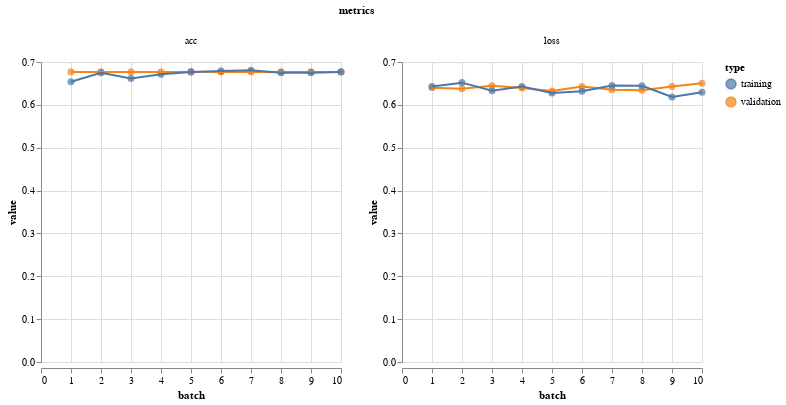

Notebook source saved alongside this figure:
### Code cell
vis.metrics(cnn_metrics)

### Figure 1 — Vega-Lite specification as saved in the notebook (floating-point values rounded to 4 significant figures)
{"$schema": "https://vega.github.io/schema/vega-lite/v2.4.3.json", "config": {"view": {"height": 300, "width": 400}}, "data": {"values": [{"batch": 1, "metrics": "loss", "type": "validation", "value": 0.6398}, {"batch": 2, "metrics": "loss", "type": "validation", "value": 0.6375}, {"batch": 3, "metrics": "loss", "type": "validation", "value": 0.6445}, {"batch": 4, "metrics": "loss", "type": "validation", "value": 0.6392}, {"batch": 5, "metrics": "loss", "type": "validation", "value": 0.6321}, {"batch": 6, "metrics": "loss", "type": "validation", "value": 0.6429}, {"batch": 7, "metrics": "loss", "type": "validation", "value": 0.6355}, {"batch": 8, "metrics": "loss", "type": "validation", "value": 0.6342}, {"batch": 9, "metrics": "loss", "type": "validation", "value": 0.6426}, {"batch": 10, "metrics": "loss", "type": "validation", "value": 0.6506}, {"batch": 1, "metrics": "acc", "type": "validation", "value": 0.6769}, {"batch": 2, "metrics": "acc", "type": "validation", "value": 0.6769}, {"batch": 3, "metrics": "acc", "type": "validation", "value": 0.6769}, {"batch": 4, "metrics": "acc", "type": "validation", "value": 0.6769}, {"batch": 5, "metrics": "acc", "type": "validation", "value": 0.6769}, {"batch": 6, "metrics": "acc", "type": "validation", "value": 0.6769}, {"batch": 7, "metrics": "acc", "type": "validation", "value": 0.6769}, {"batch": 8, "metrics": "acc", "type": "validation", "value": 0.6769}, {"batch": 9, "metrics": "acc", "type": "validation", "value": 0.6769}, {"batch": 10, "metrics": "acc", "type": "validation", "value": 0.6769}, {"batch": 1, "metrics": "loss", "type": "training", "value": 0.643}, {"batch": 2, "metrics": "loss", "type": "training", "value": 0.6518}, {"batch": 3, "metrics": "loss", "type": "training", "value": 0.6327}, {"batch": 4, "metrics": "loss", "type": "training", "value": 0.6428}, {"batch": 5, "metrics": "loss", "type": "training", "value": 0.6275}, {"batch": 6, "metrics": "loss", "type": "training", "value": 0.6316}, {"batch": 7, "metrics": "loss", "type": "training", "value": 0.6452}, {"batch": 8, "metrics": "loss", "type": "training", "value": 0.6444}, {"batch": 9, "metrics": "loss", "type": "training", "value": 0.6184}, {"batch": 10, "metrics": "loss", "type": "training", "value": 0.6293}, {"batch": 1, "metrics": "acc", "type": "training", "value": 0.6538}, {"batch": 2, "metrics": "acc", "type": "training", "value": 0.675}, {"batch": 3, "metrics": "acc", "type": "training", "value": 0.6615}, {"batch": 4, "metrics": "acc", "type": "training", "value": 0.6712}, {"batch": 5, "metrics": "acc", "type": "training", "value": 0.6769}, {"batch": 6, "metrics": "acc", "type": "training", "value": 0.6788}, {"batch": 7, "metrics": "acc", "type": "training", "value": 0.6808}, {"batch": 8, "metrics": "acc", "type": "training", "value": 0.675}, {"batch": 9, "metrics": "acc", "type": "training", "value": 0.675}, {"batch": 10, "metrics": "acc", "type": "training", "value": 0.6769}]}, "facet": {"column": {"field": "metrics", "type": "nominal"}}, "resolve": {"scale": {"color": "shared", "x": "shared", "y": "independent"}}, "spec": {"layer": [{"encoding": {"color": {"field": "type", "type": "nominal"}, "tooltip": [{"field": "batch", "type": "quantitative"}, {"field": "value", "type": "quantitative"}], "x": {"field": "batch", "type": "quantitative"}, "y": {"field": "value", "type": "quantitative"}}, "height": 300, "mark": {"size": 50, "type": "circle"}, "width": 300}, {"encoding": {"color": {"field": "type", "type": "nominal"}, "x": {"field": "batch", "type": "quantitative"}, "y": {"field": "value", "type": "quantitative"}}, "height": 300, "mark": "line", "width": 300}]}}
